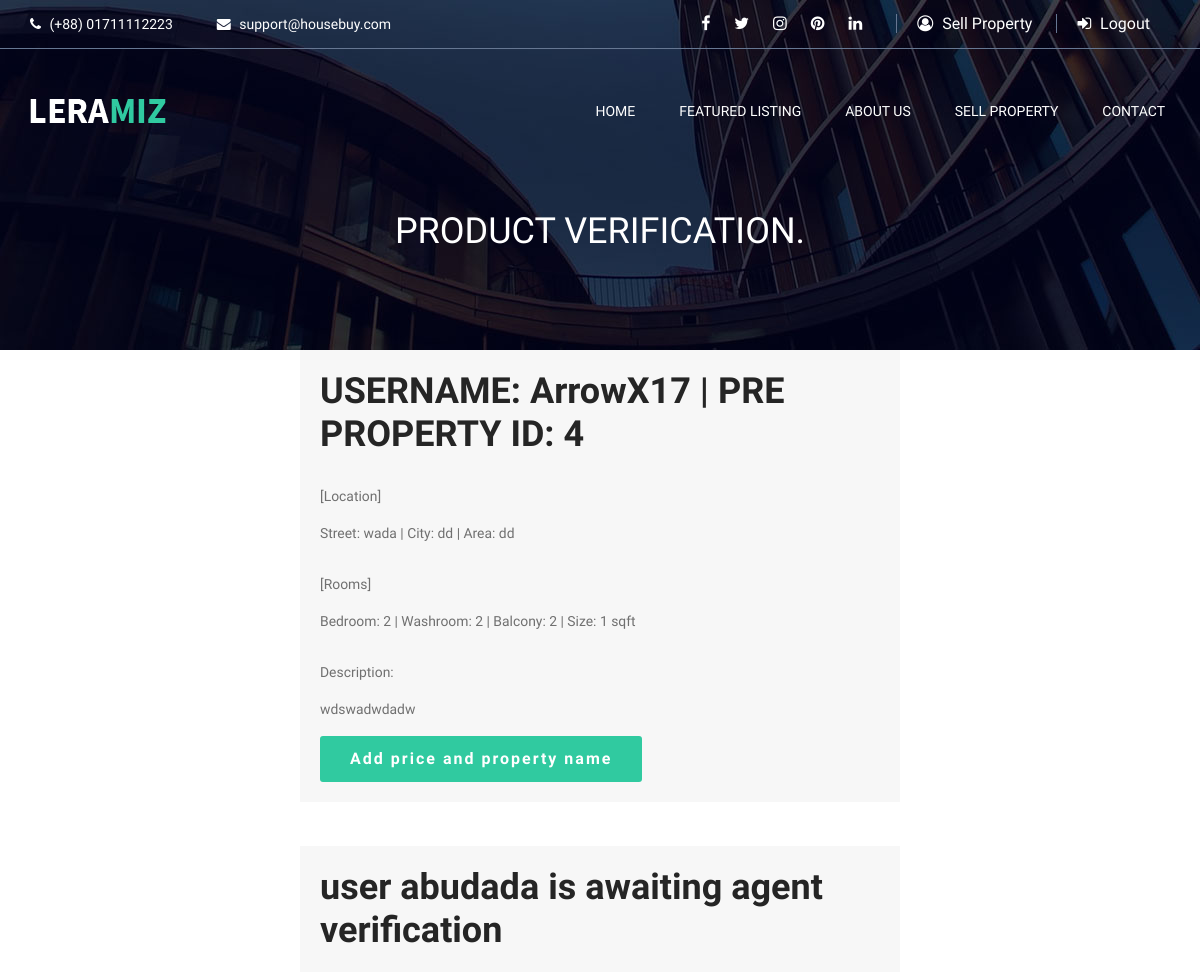
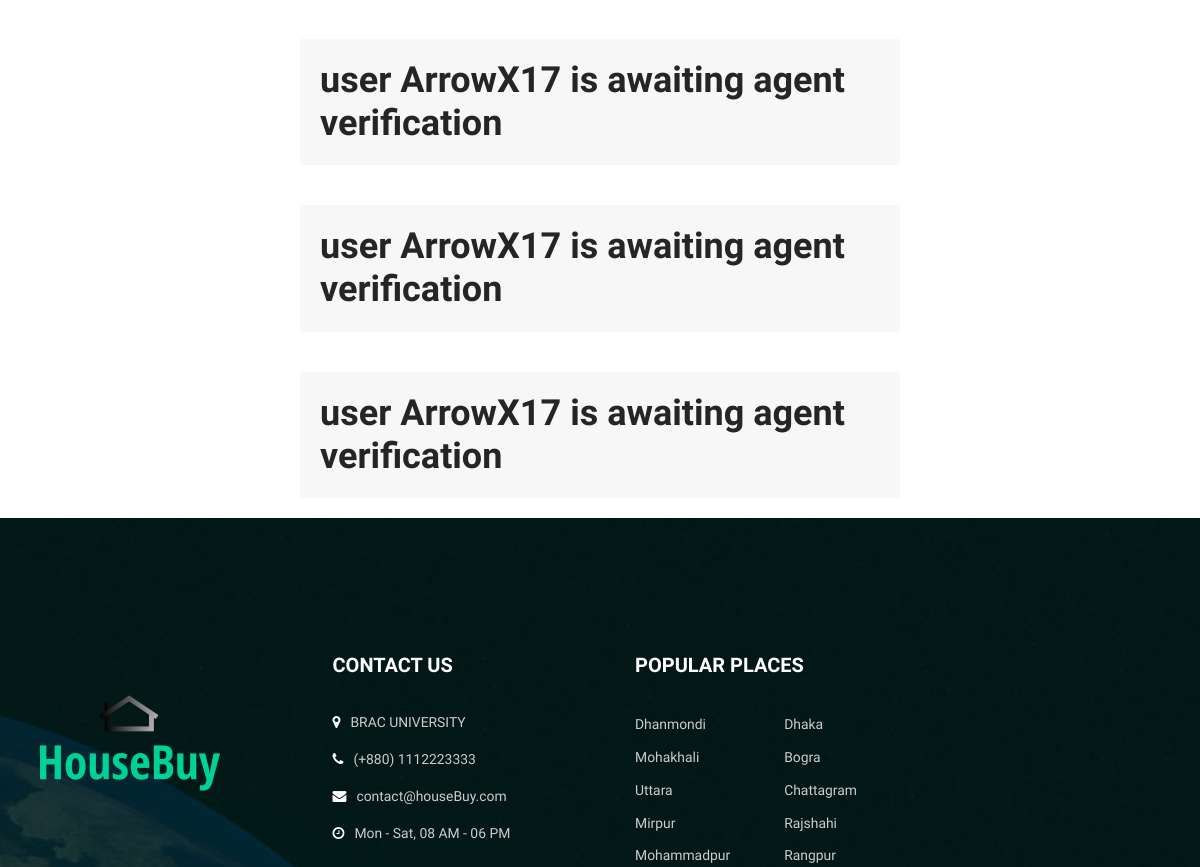
Before: /admin.php (signed in, upper part) with the older database file (2 pictures, top to bottom).
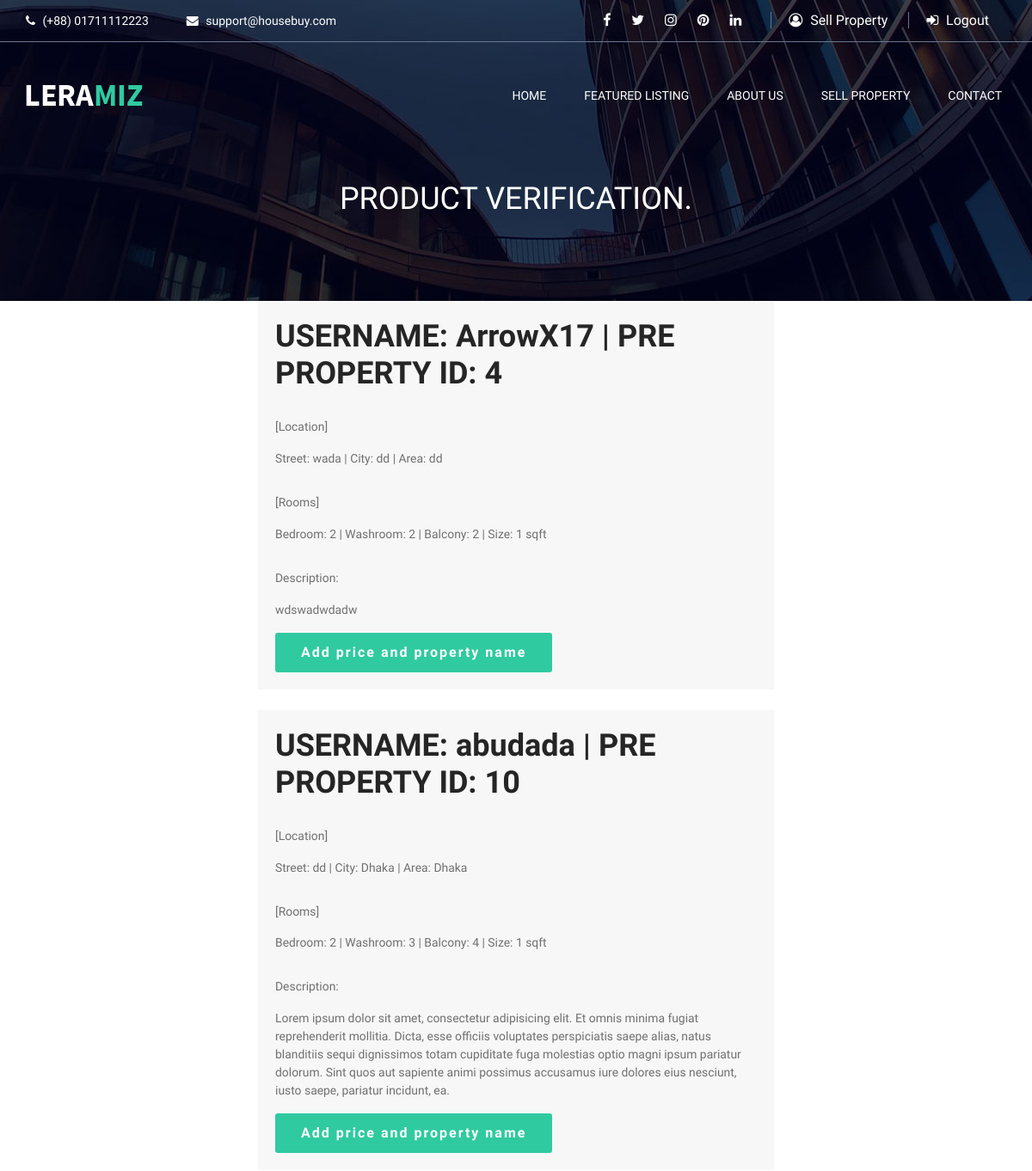
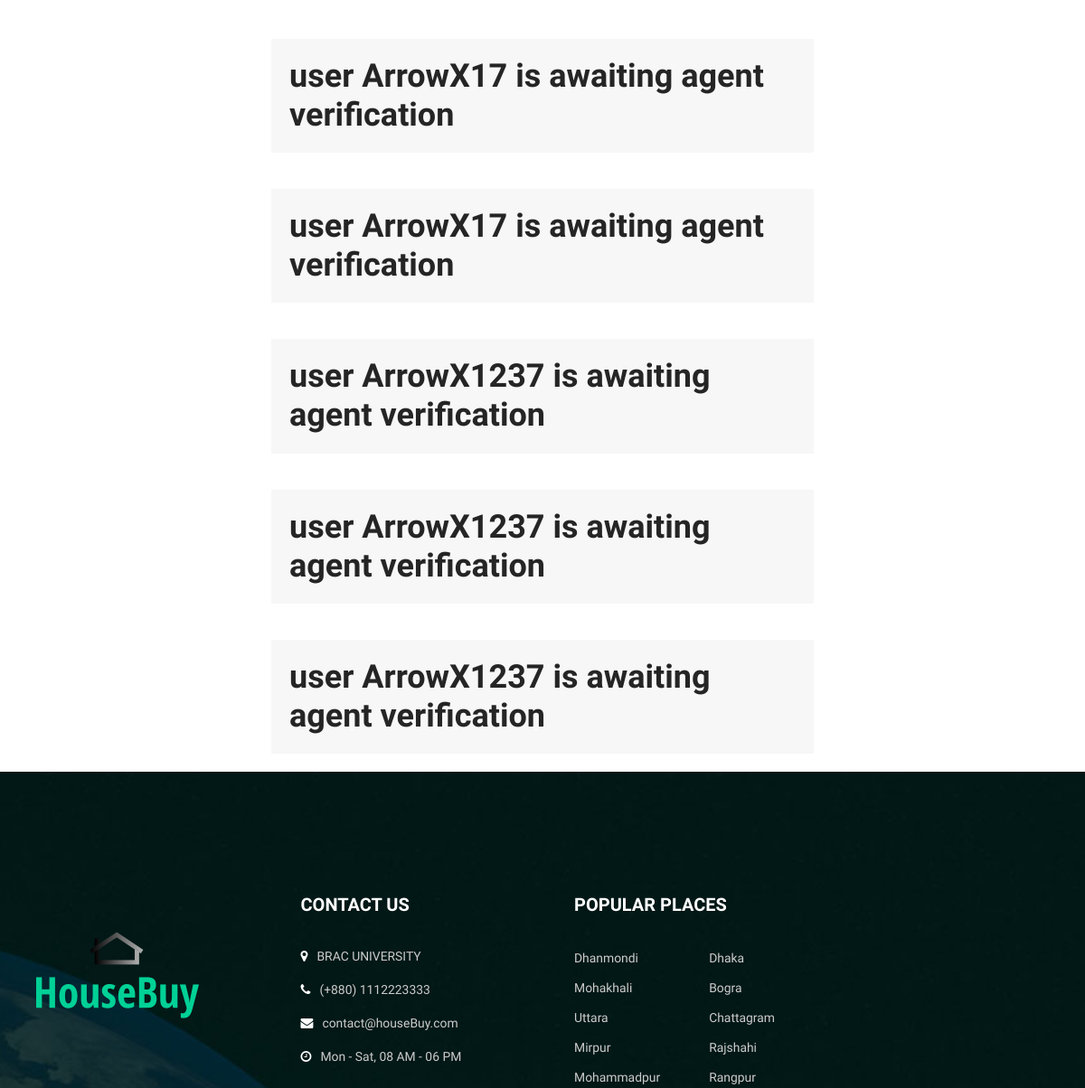
After: the same page with the newer database file (2 pictures, top to bottom).
### tables this page shows
CREATE TABLE IF NOT EXISTS `preproperty` (
  `PRE_ID` int(11) NOT NULL AUTO_INCREMENT,
  `USERNAME` varchar(10) NOT NULL,
  `verify` int(11) NOT NULL,
  `bedroom` int(11) NOT NULL,
  `washroom` int(11) NOT NULL,
  `balcony` int(11) NOT NULL,
  `size` int(11) NOT NULL,
  `street` varchar(200) NOT NULL,
  `city` varchar(50) NOT NULL,
  `area` varchar(50) NOT NULL,
  `Description` varchar(2000) NOT NULL,
  `Image1` longblob,
  `Image2` longblob,
  `Image3` longblob,
  `Image4` longblob,
  `Image5` longblob,
  `floor1` longblob,
  `floor2` longblob,
  `floor3` longblob,
  `floor4` longblob,
  `floor5` longblob,
  PRIMARY KEY (`PRE_ID`,`USERNAME`),
  KEY `USERNAME` (`USERNAME`)
);

### admin.php (the view, shortened to what this page needs)
<?php
  include_once 'resources/Database.php';
?>
<!DOCTYPE html>
<html lang="en">
<head>
	<link rel="stylesheet" href="css/bootstrap.min.css"/>
	<link rel="stylesheet" href="css/font-awesome.min.css"/>
	<link rel="stylesheet" href="css/animate.css"/>
	<link rel="stylesheet" href="css/owl.carousel.css"/>
	<link rel="stylesheet" href="css/style.css"/>
	<link rel="stylesheet" href="css/custom.css"/>
</head>
<body>
	<header class="header-section">
		<div class="header-top">
			<div class="container">
				<div class="row">
					<div class="col-lg-6 header-top-left">
						<div class="top-info">
							<i class="fa fa-phone"></i>
							(+88) 01711112223
						</div>
						<div class="top-info">
							<i class="fa fa-envelope"></i>
							support@housebuy.com
						</div>
					</div>
					<div class="col-lg-6 text-lg-right header-top-right">
						<div class="top-social">
							<a href="https://www.facebook.com"><i class="fa fa-facebook"></i></a>
		          <a href="https://www.twitter.com"><i class="fa fa-twitter"></i></a>
		          <a href="https://www.instagram.com"><i class="fa fa-instagram"></i></a>
		          <a href="https://www.pinterest.com/"><i class="fa fa-pinterest"></i></a>
		          <a href="https://www.linkedin.com/"><i class="fa fa-linkedin"></i></a>
						</div>
						<div class="user-panel">
							<?php if(!isset($_SESSION['username'])): ?>
								<a href="registration.php"><i class="fa fa-user-circle-o"></i> Register</a>
								<a href="login.php"><i class="fa fa-sign-in"></i> Login</a>
							<?php else: ?>
								<a href="sellHouse.php"><i class="fa fa-user-circle-o"></i> Sell Property</a>
								<a href="logout.php"><i class="fa fa-sign-in"></i> Logout</a>
							<?php endif ?>
						</div>
					</div>
				</div>
			</div>
		</div>
		<div class="container">
			<div class="row">
				<div class="col-12">
					<div class="site-navbar">
						<a href="index.php" class="site-logo"><img src="img/logo.png" alt=""></a>
						<ul class="main-menu">
							<li><a href="index.php">Home</a></li>
							<li><a href="categories.php">FEATURED LISTING</a></li>
							<li><a href="about.php">ABOUT US</a></li>
							<li><a href="sellHouse.php">Sell Property</a></li>
							<li><a href="contact.php">Contact</a></li>
						</ul>
					</div>
				</div>
			</div>
		</div>
	</header>
	<section class="page-top-section set-bg" data-setbg="img/page-top-bg.jpg">
		<div class="container text-white">
			<h2>Product Verification.</h2>
		</div>
	</section>
<?php
if(isset($_SESSION['emp_id']))
{
?>
<?php
  $sql = $db->query('Select * FROM preproperty');
  if($db->query('select count(*) from preproperty')->fetchColumn()>0 ){
    while($row =$sql->fetch(PDO::FETCH_ASSOC)){
      if($row['verify']==1){
        ?>
        <section>
          <div class="container-fluid h-100">
            <div class="row justify-content-center align-items-center h-100">
              <div class="col col-sm-6 col-md-6 col-lg-6 col-xl-6" style="background-color: #F7F7F7; padding:20px">
                <h2><?php echo "USERNAME: {$row['USERNAME']} | PRE PROPERTY ID: {$row['PRE_ID']}" ?></h2>
                <p style="margin-top:30px">[Location]</p>
                <p><?php echo " Street: {$row['street']} | City: {$row['city']} | Area: {$row['area']}"?></p>
                <p style="margin-top:30px">[Rooms]</p>
                 <p><?php echo "Bedroom: {$row['bedroom']} | Washroom: {$row['washroom']} | Balcony: {$row['balcony']} | Size: {$row['size']} sqft"?></p>
                <p style="margin-top:30px">Description:</p>
                <p><?php echo "{$row['Description']}" ?></p>
                <a href="adminForm.php?id=<?php echo $row['PRE_ID'] ?>" target="_blank" class="site-btn">Add price and property name</a>
             </div>
           </div>
         </div>
        </section>
          <br>
        <?php
    }
      else{
        ?>
        <section>
          <div class="container-fluid h-100">
            <div class="row justify-content-center align-items-center h-100">
              <div class="col col-sm-6 col-md-6 col-lg-6 col-xl-6" style="background-color: #F7F7F7; padding:20px ; margin: 20px">
                <h2 class="jumborton-heading"> <?php echo " user {$row['USERNAME']} is awaiting agent verification" ?> </h2>
             </div>
           </div>
         </div>
        </section>
        <?php
       }
      }
    }else{
      ?>
      echo "No Pending Requests.";
  <?php
      }
  ?>
  <?php
  }
  else{
  ?>
  <h2 style="color:#30CAA0">You must be logged in to see this page.<a href="loginAdmin.php"> Login here.</a></h2>
  <?php
  }
  include_once 'common/footer.php';
  ?>

Changed rows visible on the page:
removed preproperty: USERNAME "ArrowX17"
changed preproperty "abudada": PRE_ID (not shown) → "10"; street (not shown) → "dd"; city (not shown) → "Dhaka"; area (not shown) → "Dhaka"; bedroom (not shown) → "2"; washroom (not shown) → "3"; balcony (not shown) → "4"; size (not shown) → "1"; Description (not shown) → "Lorem ipsum dolor sit amet, consectetur adipisicing elit. Et omnis minima fugiat reprehenderit mollitia. Dicta, esse officiis voluptates perspiciatis saepe alias, natus blanditiis sequi dignissimos totam cupiditate fuga molestias optio magni ipsum pariatur dolorum. Sint quos aut sapiente animi possimus accusamus iure dolores eius nesciunt, iusto saepe, pariatur incidunt, ea."; verify "user is awaiting agent verification" → "USERNAME: | PRE PROPERTY ID: [Location] Street: | City: | Area: [Rooms] Bedroom: | Washroom: | Balcony: | Size: sqft Description: Add price and property name"
added preproperty: USERNAME "ArrowX1237"
added preproperty: USERNAME "ArrowX1237"
added preproperty: USERNAME "ArrowX1237"
